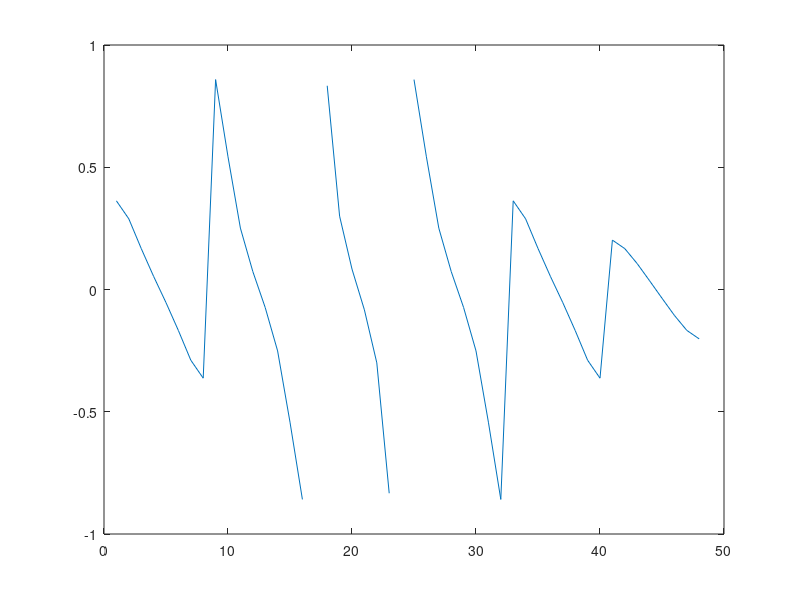
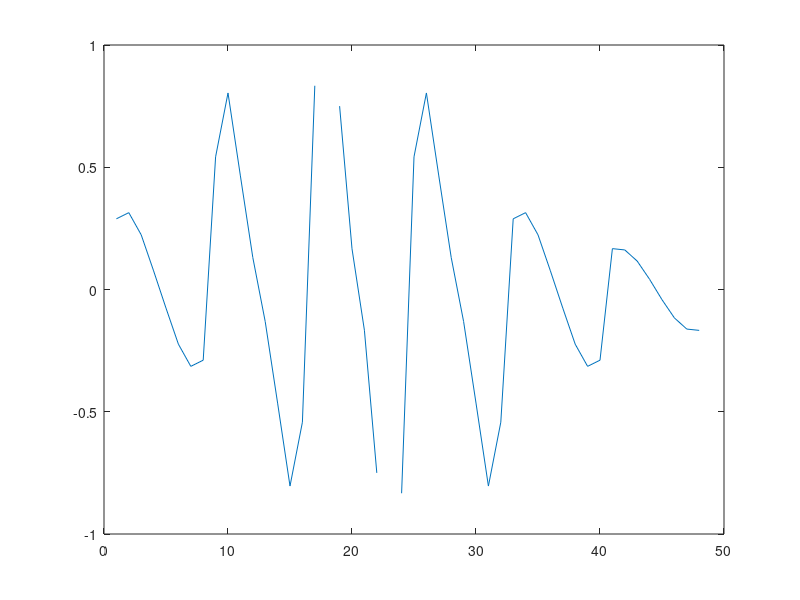
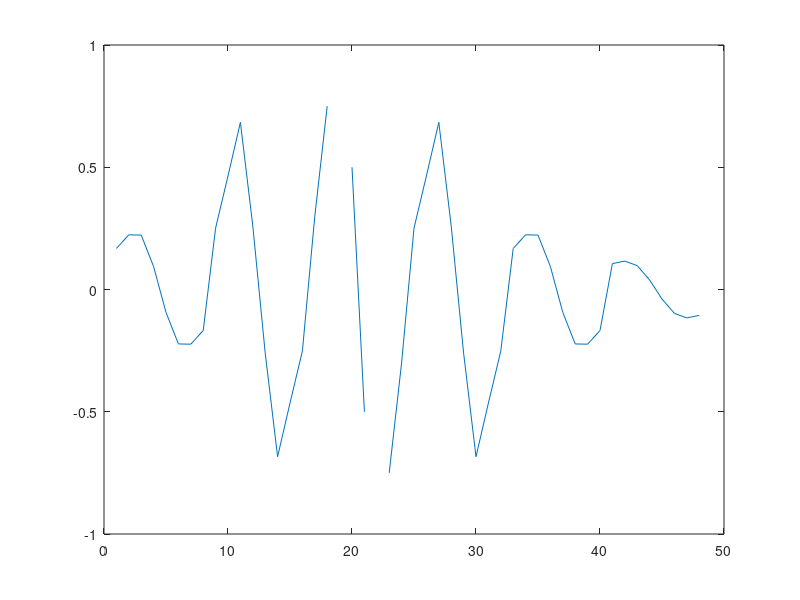
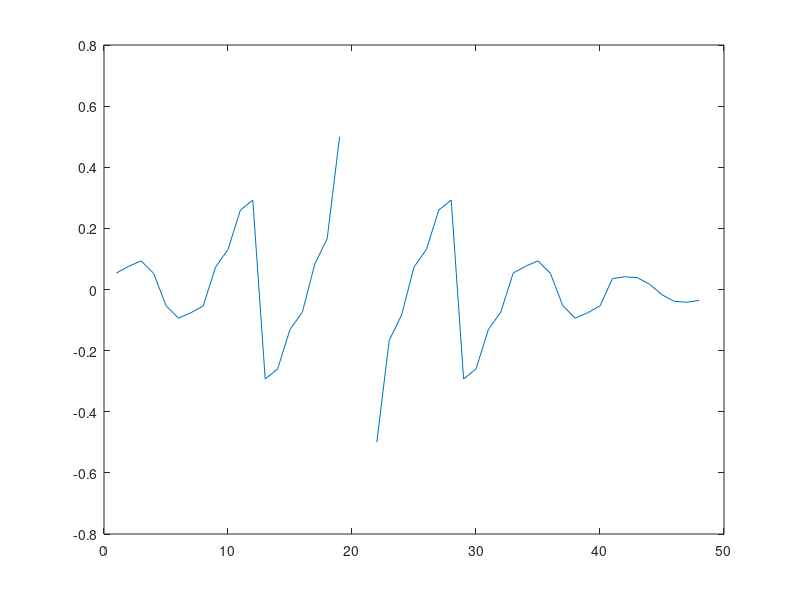

The MATLAB script that drew these images, in order:
% calculate the theory and make the heat maps

% calculate the theory for stim electrodes 17 and 24
jp=3;
kp=1;
jm=3;
km=8;
for j=1:6;
for k=1:8;
dxp=j-jp;
dyp=k-kp;
dxm=j-jm;
dym=k-km;
dp=sqrt(dxp^2+dyp^2);
dm=sqrt(dxm^2+dym^2);
v1724(j,k)=(1/dp)-(1/dm);
end;
end;

% calculate the theory for stim electrodes 18 and 23
jp=3;
kp=2;
jm=3;
km=7;
for j=1:6;
for k=1:8;
dxp=j-jp;
dyp=k-kp;
dxm=j-jm;
dym=k-km;
dp=sqrt(dxp^2+dyp^2);
dm=sqrt(dxm^2+dym^2);
v1823(j,k)=(1/dp)-(1/dm);
end;
end;

%calculate the theory for stim electrodes 19 and 22
jp=3;
kp=3;
jm=3;
km=6;
for j=1:6;
for k=1:8;
dxp=j-jp;
dyp=k-kp;
dxm=j-jm;
dym=k-km;
dp=sqrt(dxp^2+dyp^2);
dm=sqrt(dxm^2+dym^2);
v1922(j,k)=(1/dp)-(1/dm);
end;
end;

%calculate the theory for stim electrodes 20 and 21
jp=3;
kp=4;
jm=3;
km=5;
for j=1:6;
for k=1:8;
dxp=j-jp;
dyp=k-kp;
dxm=j-jm;
dym=k-km;
dp=sqrt(dxp^2+dyp^2);
dm=sqrt(dxm^2+dym^2);
v2021(j,k)=(1/dp)-(1/dm);
end;
end;



% make the line plots

for j=1:8;T1724(j)=v1724(1,j);end
for j=1:8;T1724(j+8)=v1724(2,j);end
for j=1:8;T1724(j+16)=v1724(3,j);end
for j=1:8;T1724(j+24)=v1724(4,j);end
for j=1:8;T1724(j+32)=v1724(5,j);end
for j=1:8;T1724(j+40)=v1724(6,j);end
figure;plot(T1724)

for j=1:8;T1823(j)=v1823(1,j);end
for j=1:8;T1823(j+8)=v1823(2,j);end
for j=1:8;T1823(j+16)=v1823(3,j);end
for j=1:8;T1823(j+24)=v1823(4,j);end
for j=1:8;T1823(j+32)=v1823(5,j);end
for j=1:8;T1823(j+40)=v1823(6,j);end
figure;plot(T1823)

for j=1:8;T1922(j)=v1922(1,j);end
for j=1:8;T1922(j+8)=v1922(2,j);end
for j=1:8;T1922(j+16)=v1922(3,j);end
for j=1:8;T1922(j+24)=v1922(4,j);end
for j=1:8;T1922(j+32)=v1922(5,j);end
for j=1:8;T1922(j+40)=v1922(6,j);end
figure;plot(T1922)

for j=1:8;T2021(j)=v2021(1,j);end
for j=1:8;T2021(j+8)=v2021(2,j);end
for j=1:8;T2021(j+16)=v2021(3,j);end
for j=1:8;T2021(j+24)=v2021(4,j);end
for j=1:8;T2021(j+32)=v2021(5,j);end
for j=1:8;T2021(j+40)=v2021(6,j);end
figure;plot(T2021)